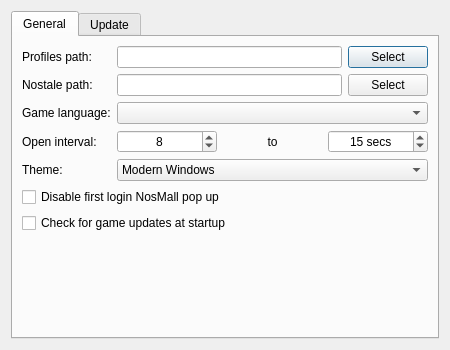
<?xml version="1.0" encoding="UTF-8"?>
<ui version="4.0">
 <class>SettingsDialog</class>
 <widget class="QDialog" name="SettingsDialog">
  <property name="geometry">
   <rect>
    <x>0</x>
    <y>0</y>
    <width>450</width>
    <height>350</height>
   </rect>
  </property>
  <property name="windowTitle">
   <string>Settings</string>
  </property>
  <layout class="QVBoxLayout" name="verticalLayout">
   <item>
    <widget class="QTabWidget" name="settingsTabWidget">
     <property name="currentIndex">
      <number>0</number>
     </property>
     <widget class="QWidget" name="generalTab">
      <attribute name="title">
       <string>General</string>
      </attribute>
      <layout class="QVBoxLayout" name="generalTabLayout">
       <item>
        <layout class="QFormLayout" name="formLayout">
         <item row="0" column="0">
          <widget class="QLabel" name="profilesPathLabel">
           <property name="text">
            <string>Profiles path:</string>
           </property>
          </widget>
         </item>
         <item row="0" column="1">
          <layout class="QHBoxLayout" name="horizontalLayout">
           <item>
            <widget class="QLineEdit" name="profilesPathLineEdit">
             <property name="readOnly">
              <bool>true</bool>
             </property>
            </widget>
           </item>
           <item>
            <widget class="QPushButton" name="selectProfilePathButton">
             <property name="text">
              <string>Select</string>
             </property>
            </widget>
           </item>
          </layout>
         </item>
         <item row="1" column="0">
          <widget class="QLabel" name="label_2">
           <property name="text">
            <string>Nostale path:</string>
           </property>
          </widget>
         </item>
         <item row="1" column="1">
          <layout class="QHBoxLayout" name="horizontalLayout_2" stretch="1,0">
           <item>
            <widget class="QLineEdit" name="gameClientPathLineEdit">
             <property name="readOnly">
              <bool>true</bool>
             </property>
            </widget>
           </item>
           <item>
            <widget class="QPushButton" name="selectGamePathButton">
             <property name="text">
              <string>Select</string>
             </property>
            </widget>
           </item>
          </layout>
         </item>
         <item row="2" column="0">
          <widget class="QLabel" name="label_4">
           <property name="text">
            <string>Game language:</string>
           </property>
          </widget>
         </item>
         <item row="2" column="1">
          <widget class="QComboBox" name="gameLanguageComboBox">
           <property name="minimumSize">
            <size>
             <width>80</width>
             <height>0</height>
            </size>
           </property>
           <property name="currentText">
            <string/>
           </property>
          </widget>
         </item>
         <item row="3" column="0">
          <widget class="QLabel" name="label">
           <property name="text">
            <string>Open interval:</string>
           </property>
          </widget>
         </item>
         <item row="3" column="1">
          <layout class="QHBoxLayout" name="horizontalLayout_4">
           <item>
            <widget class="QSpinBox" name="openIntervalMinSpinBox">
             <property name="minimumSize">
              <size>
               <width>80</width>
               <height>0</height>
              </size>
             </property>
             <property name="alignment">
              <set>Qt::AlignmentFlag::AlignCenter</set>
             </property>
             <property name="minimum">
              <number>0</number>
             </property>
             <property name="maximum">
              <number>300</number>
             </property>
             <property name="value">
              <number>8</number>
             </property>
            </widget>
           </item>
           <item>
            <widget class="QLabel" name="openIntervalToLabel">
             <property name="text">
              <string>to</string>
             </property>
             <property name="alignment">
              <set>Qt::AlignmentFlag::AlignCenter</set>
             </property>
            </widget>
           </item>
           <item>
            <widget class="QSpinBox" name="openIntervalMaxSpinBox">
             <property name="minimumSize">
              <size>
               <width>80</width>
               <height>0</height>
              </size>
             </property>
             <property name="alignment">
              <set>Qt::AlignmentFlag::AlignCenter</set>
             </property>
             <property name="suffix">
              <string> secs</string>
             </property>
             <property name="minimum">
              <number>0</number>
             </property>
             <property name="maximum">
              <number>300</number>
             </property>
             <property name="value">
              <number>15</number>
             </property>
            </widget>
           </item>
          </layout>
         </item>
         <item row="4" column="0">
          <widget class="QLabel" name="label_3">
           <property name="text">
            <string>Theme:</string>
           </property>
          </widget>
         </item>
         <item row="4" column="1">
          <widget class="QComboBox" name="themeComboBox">
           <item>
            <property name="text">
             <string>Modern Windows</string>
            </property>
           </item>
           <item>
            <property name="text">
             <string>Fusion</string>
            </property>
           </item>
           <item>
            <property name="text">
             <string>Windows</string>
            </property>
           </item>
           <item>
            <property name="text">
             <string>Dark</string>
            </property>
           </item>
           <item>
            <property name="text">
             <string>Light</string>
            </property>
           </item>
          </widget>
         </item>
        </layout>
       </item>
       <item>
        <widget class="QCheckBox" name="disableNosmallChekcbox">
         <property name="text">
          <string>Disable first login NosMall pop up</string>
         </property>
        </widget>
       </item>
       <item>
        <widget class="QCheckBox" name="checkUpdatesCheckbox">
         <property name="text">
          <string>Check for game updates at startup</string>
         </property>
        </widget>
       </item>
       <item>
        <spacer name="verticalSpacer">
         <property name="orientation">
          <enum>Qt::Orientation::Vertical</enum>
         </property>
         <property name="sizeHint" stdset="0">
          <size>
           <width>20</width>
           <height>40</height>
          </size>
         </property>
        </spacer>
       </item>
      </layout>
     </widget>
     <widget class="QWidget" name="updateTab">
      <attribute name="title">
       <string>Update</string>
      </attribute>
      <layout class="QVBoxLayout" name="updateTabLayout">
       <item>
        <widget class="QListWidget" name="gamePathsListWidget"/>
       </item>
       <item>
        <layout class="QHBoxLayout" name="horizontalLayout_5">
         <item>
          <widget class="QCheckBox" name="selectAllCheckBox">
           <property name="text">
            <string>Select all</string>
           </property>
           <property name="checked">
            <bool>true</bool>
           </property>
          </widget>
         </item>
         <item>
          <spacer name="horizontalSpacer">
           <property name="orientation">
            <enum>Qt::Orientation::Horizontal</enum>
           </property>
           <property name="sizeHint" stdset="0">
            <size>
             <width>40</width>
             <height>20</height>
            </size>
           </property>
          </spacer>
         </item>
         <item>
          <widget class="QPushButton" name="refreshPathsButton">
           <property name="text">
            <string>Refresh</string>
           </property>
          </widget>
         </item>
        </layout>
       </item>
       <item>
        <widget class="QPushButton" name="updateSelectedButton">
         <property name="text">
          <string>Update selected</string>
         </property>
        </widget>
       </item>
      </layout>
     </widget>
    </widget>
   </item>
  </layout>
 </widget>
 <resources/>
 <connections/>
</ui>
